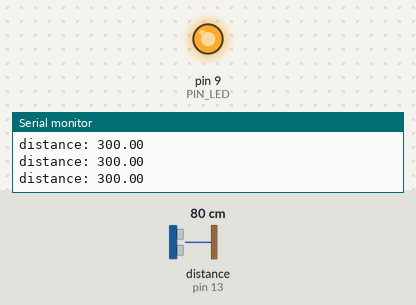
A sketch run on a simulated Arduino Uno, built with avr-gcc and run on an emulated ATmega328P. On the bench: output pins drawn as LEDs (lit = HIGH), the last lines printed to the serial monitor. Wiring (inferred from the names in the program): ultrasonic range finder: trigger pin 12; echo pin 13. The test bench sets the inputs (shaded band); at power-on: distance to the obstacle (sensor on pin 13) 80 cm. The echo pulse lasts 58.3 µs per cm; pins used as bus, display or sensor lines are not drawn.

Above: at 1.2 s.
1.3 s: distance to the obstacle (sensor on pin 13) set to 18 cm
At 1.7 s:
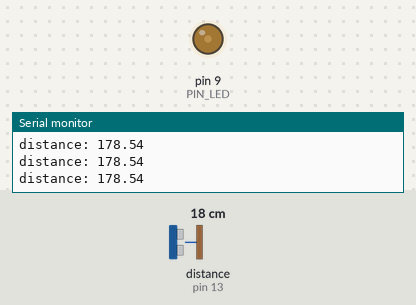
4.3 s: distance to the obstacle (sensor on pin 13) set to 2 cm
Timing chart, 0 to 7.3 s (numbered marks = the images above; inputs shaded):
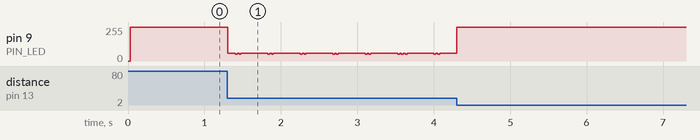

The sketch:

08P07.ino
```cpp
// Arduino pin assignment
#define PIN_LED  9
#define PIN_TRIG 12   // sonar sensor TRIGGER
#define PIN_ECHO 13   // sonar sensor ECHO

// configurable parameters
#define SND_VEL 346.0     // sound velocity at 24 celsius degree (unit: m/sec)
#define INTERVAL 25       // sampling interval (unit: msec)
#define PULSE_DURATION 10 // ultra-sound Pulse Duration (unit: usec)
#define _DIST_MIN 100.0   // minimum distance to be measured (unit: mm)
#define _DIST_MAX 300.0   // maximum distance to be measured (unit: mm)

#define TIMEOUT ((INTERVAL / 2) * 1000.0) // maximum echo waiting time (unit: usec)
#define SCALE (0.001 * 0.5 * SND_VEL) // coefficent to convert duration to distance

unsigned long last_sampling_time = 0;   // unit: msec

void setup() {
  pinMode(PIN_LED, OUTPUT);
  pinMode(PIN_TRIG, OUTPUT);  // sonar TRIGGER
  pinMode(PIN_ECHO, INPUT);   // sonar ECHO
  digitalWrite(PIN_TRIG, LOW);  // turn-off Sonar

  Serial.begin(57600);
}

void loop() {
  // wait until next sampling time
  if (millis() < (last_sampling_time + INTERVAL))
    return;

  float distance = USS_measure(PIN_TRIG, PIN_ECHO); // read distance

  // constrain distance
  if (distance < _DIST_MIN) distance = _DIST_MIN;
  if (distance > _DIST_MAX) distance = _DIST_MAX;

  // calculate LED brightness (active low)
  int ledVal;
  if (distance <= 150) {              // 100~150mm
    ledVal = map(distance, 100, 150, 255, 128); // 100->255(off), 150->128(50%)
  } else if (distance <= 200) {       // 150~200mm
    ledVal = map(distance, 150, 200, 128, 0);   // 150->128(50%), 200->0(max bright)
  } else if (distance <= 250) {       // 200~250mm
    ledVal = map(distance, 200, 250, 0, 128);   // 200->0(max bright), 250->128(50%)
  } else {                             // 250~300mm
    ledVal = map(distance, 250, 300, 128, 255); // 250->128(50%), 300->255(off)
  }

  analogWrite(PIN_LED, ledVal); // LED brightness control

  // output distance to serial
  Serial.print("distance: ");
  Serial.println(distance);

  // update last sampling time
  last_sampling_time += INTERVAL;
}

// get a distance reading from USS. return value is in millimeter.
float USS_measure(int TRIG, int ECHO)
{
  digitalWrite(TRIG, HIGH);
  delayMicroseconds(PULSE_DURATION);
  digitalWrite(TRIG, LOW);

  return pulseIn(ECHO, HIGH, TIMEOUT) * SCALE; // unit: mm
}
```
